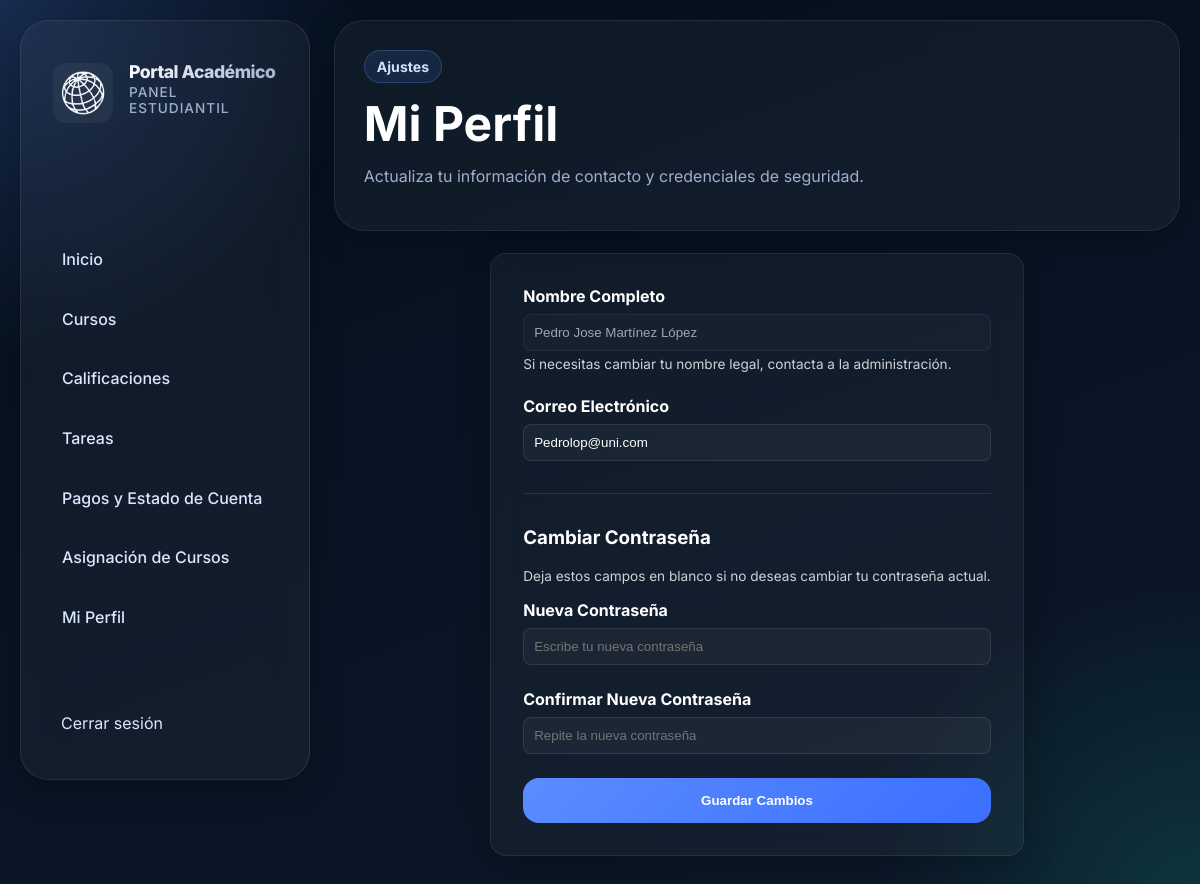
The page /estudiantes/perfil.php (signed in) on the database its author committed.
### tables this page shows
CREATE TABLE IF NOT EXISTS `estudiantes` (
  `id_estudiante` int NOT NULL AUTO_INCREMENT,
  `nombres` varchar(60) NOT NULL,
  `apellidos` varchar(60) NOT NULL,
  `id_carrera` int DEFAULT NULL,
  `id_usuario` int DEFAULT NULL,
  PRIMARY KEY (`id_estudiante`),
  KEY `id_carrera` (`id_carrera`),
  KEY `id_usuario` (`id_usuario`),
  CONSTRAINT `estudiantes_ibfk_1` FOREIGN KEY (`id_carrera`) REFERENCES `carreras` (`id_carrera`),
  CONSTRAINT `estudiantes_ibfk_2` FOREIGN KEY (`id_usuario`) REFERENCES `usuarios` (`id_usuario`)
);

CREATE TABLE IF NOT EXISTS `usuarios` (
  `id_usuario` int NOT NULL AUTO_INCREMENT,
  `nombre` varchar(100) DEFAULT NULL,
  `correo` varchar(100) DEFAULT NULL,
  `contraseña` varchar(255) DEFAULT NULL,
  `estado` tinyint DEFAULT '1',
  PRIMARY KEY (`id_usuario`),
  UNIQUE KEY `correo` (`correo`)
);

### estudiantes/perfil.php (the view, shortened to what this page needs)
<?php
require '../conexion.php';
$id_usuario = $_SESSION['id_usuario'];
$stmt = $conexion->prepare("
    SELECT e.nombres, e.apellidos, u.correo
    FROM estudiantes e
    INNER JOIN usuarios u ON e.id_usuario = u.id_usuario
    WHERE e.id_usuario = ?
");
$stmt->execute([$id_usuario]);
$perfil = $stmt->fetch(PDO::FETCH_ASSOC);
?>
<!DOCTYPE html>
<html lang="es">
<head>
    <link rel="stylesheet" href="estilos_estudiantes.css">
</head>
<body>
<div class="app-shell">
    <?php include 'encabezado.php'; ?>
    <main class="content">
        <section class="hero glass">
            <div>
                <span class="hero-badge">Ajustes</span>
                <h1>Mi Perfil</h1>
                <p class="muted">Actualiza tu información de contacto y credenciales de seguridad.</p>
            </div>
        </section>
        <div class="form-perfil">
            <form action="../procesar_perfil.php" method="POST">
                <div class="form-group">
                    <label>Nombre Completo</label>
                    <input type="text" class="form-control" value="<?php echo htmlspecialchars($perfil['nombres'] . ' ' . $perfil['apellidos']); ?>" disabled>
                    <span class="nota-pass">Si necesitas cambiar tu nombre legal, contacta a la administración.</span>
                </div>
                <div class="form-group">
                    <label>Correo Electrónico</label>
                    <input type="email" name="correo" class="form-control" value="<?php echo htmlspecialchars($perfil['correo']); ?>" required>
                </div>
                <hr style="border: 0; border-top: 1px solid rgba(255,255,255,0.1); margin: 2rem 0;">
                <h3 style="margin-top: 0; color: #fff;">Cambiar Contraseña</h3>
                <span class="nota-pass" style="margin-bottom: 1rem;">Deja estos campos en blanco si no deseas cambiar tu contraseña actual.</span>
                <div class="form-group">
                    <label>Nueva Contraseña</label>
                    <input type="password" name="nueva_password" class="form-control" placeholder="Escribe tu nueva contraseña">
                </div>
                <div class="form-group">
                    <label>Confirmar Nueva Contraseña</label>
                    <input type="password" name="confirmar_password" class="form-control" placeholder="Repite la nueva contraseña">
                </div>
                <button type="submit" class="btn btn-primary" style="width: 100%;">Guardar Cambios</button>
            </form>
        </div>
    </main>
</div>
</body>
</html>

### estudiantes/estilos_estudiantes.css (style rules this page uses)
:root { --card: rgba(255, 255, 255, 0.04); --card-border: rgba(255, 255, 255, 0.08); --text: #ffffff; --muted: #9eb0ce; --primary: #5b8cff; --primary-strong: #3b6fff; --accent: #18c29c; --shadow: 0 8px 32px rgba(0, 0, 0, 0.25); }
html, body { margin: 0; padding: 0; font-family: 'Inter', sans-serif; background: radial-gradient(circle at top left, rgba(91, 140, 255, 0.22), transparent 24%), radial-gradient(circle at bottom right, rgba(24, 194, 156, 0.18), transparent 22%), linear-gradient(160deg, #05101d 0%, #081423 45%, #0c1728 100%); color: var(--text); min-height: 100%; }
.glass, .panel, .form-perfil, .table-wrap { background: var(--card) !important; border: 1px solid var(--card-border); color: var(--text) !important; border-radius: 16px; backdrop-filter: blur(12px); -webkit-backdrop-filter: blur(12px); box-shadow: var(--shadow); }
.glass h1, .glass h3, .panel-header h3, th, td { color: #ffffff !important; }
* { box-sizing: border-box; scroll-behavior: smooth; }
.glass { background: var(--card); border: 1px solid var(--card-border); backdrop-filter: blur(18px); box-shadow: var(--shadow); }
.muted { color: var(--muted); }
.btn { appearance: none; border: 0; border-radius: 16px; padding: .95rem 1.2rem; font-weight: 700; cursor: pointer; }
.btn-primary { background: linear-gradient(135deg, var(--primary), var(--primary-strong)); color: white; }
input, select, textarea { width: 100%; border: 1px solid rgba(255,255,255,0.09); background: rgba(255,255,255,0.04); border-radius: 16px; padding: .95rem 1rem; color: var(--text); outline: none; }
label { display: grid; gap: .55rem; }
.app-shell { display: grid; grid-template-columns: 290px 1fr; gap: 1.5rem; min-height: 100vh; padding: 1.25rem; }
.content { display: grid; gap: 1.35rem; padding-bottom: 2rem; }
.hero { border-radius: 30px; padding: 1.8rem; display: flex; justify-content: space-between; gap: 1.25rem; align-items: flex-start; }
.hero-badge, .pill { display: inline-flex; padding: .45rem .75rem; border-radius: 999px; background: rgba(91, 140, 255, 0.12); border: 1px solid rgba(91, 140, 255, 0.28); color: #cfe0ff; font-size: .88rem; font-weight: 700; }
.hero h1 { margin: 1rem 0 .75rem; font-size: clamp(2rem, 4vw, 3rem); line-height: 1.05; }

### estudiantes/perfil.php (style rules this page uses)
.form-perfil { padding: 2rem; border-radius: 16px; max-width: 600px; margin: 0 auto; }
.form-group { margin-bottom: 1.5rem; }
.form-group label { display: block; margin-bottom: 0.5rem; font-weight: bold; }
.form-control { width: 100%; padding: 10px; border-radius: 8px; box-sizing: border-box; }
.form-control:disabled { cursor: not-allowed; opacity: 0.6; }
.nota-pass { font-size: 0.85rem; margin-top: 5px; display: block; opacity: 0.8; }

### rows shown on the page
estudiantes: nombres+apellidos "Pedro Jose Martínez López", correo "Pedrolop@uni.com"
